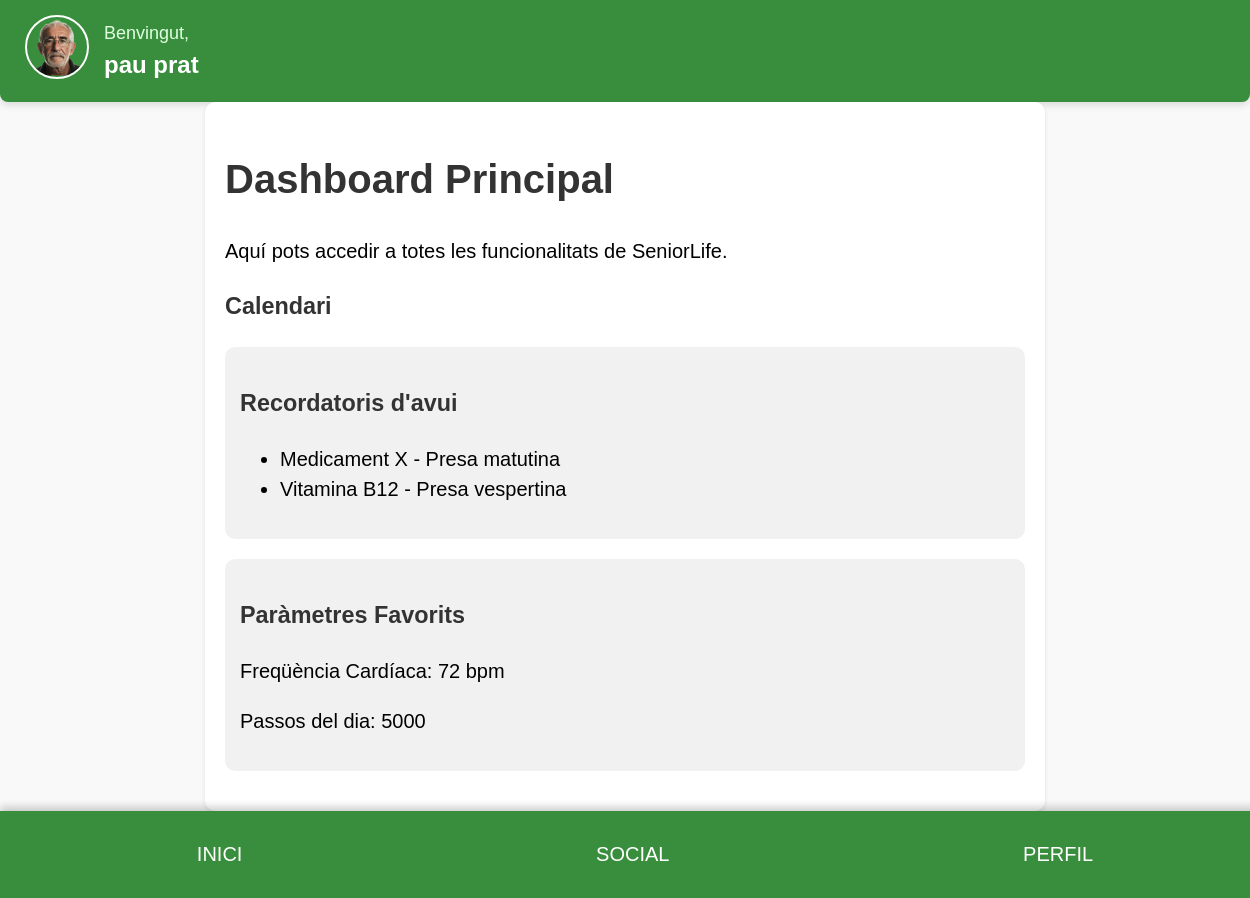
The app's page /dashboard (signed in), older data.
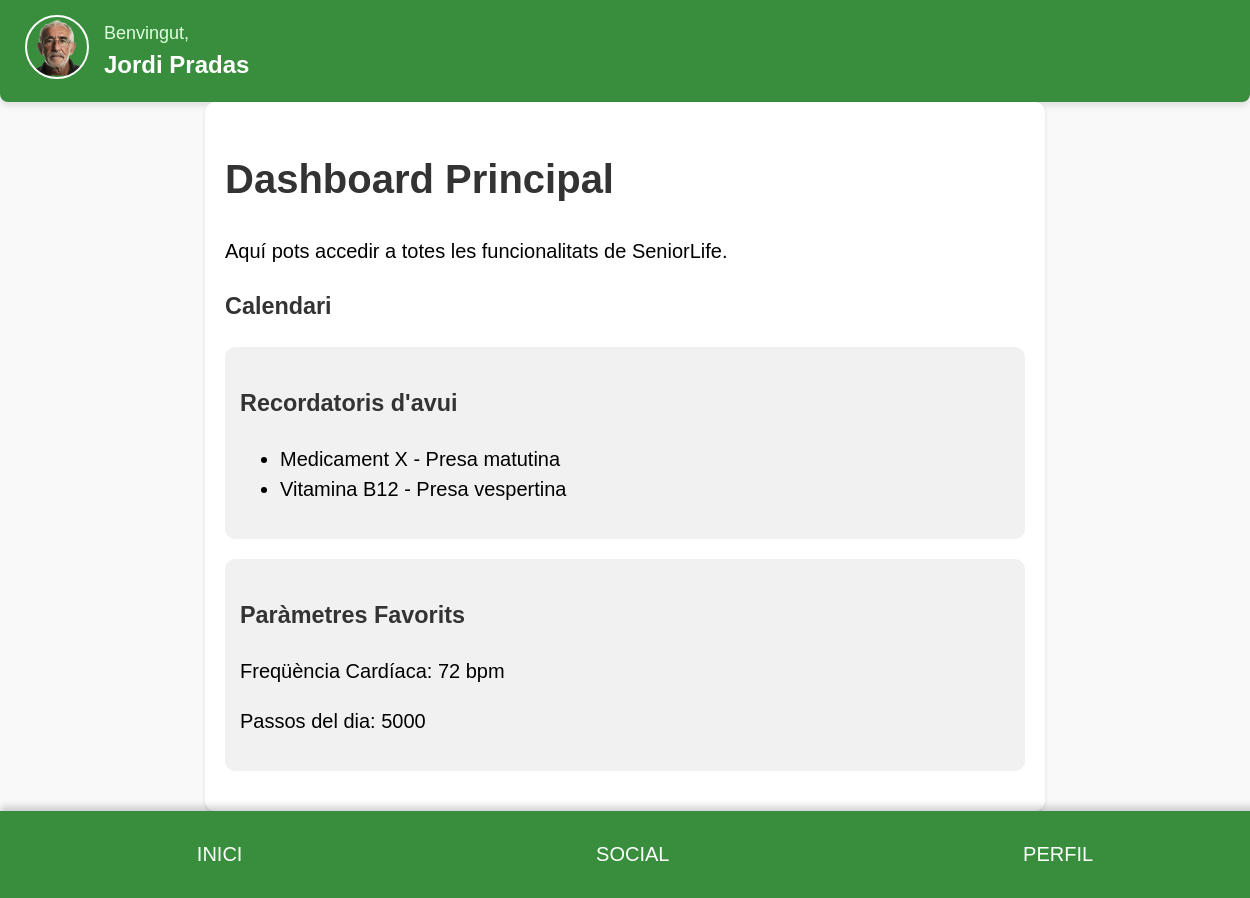
The same page, newer data.
### tables this page shows
CREATE TABLE usuarios (
        id INTEGER PRIMARY KEY AUTOINCREMENT,
        tipo TEXT, -- paciente, familiar, profesional
        nombre TEXT,
        apellidos TEXT,
        email TEXT UNIQUE,
        password TEXT,
        dni TEXT UNIQUE,
        telefono TEXT,
        direccion TEXT,
        sexo TEXT,
        fecha_nacimiento TEXT,
        foto_perfil TEXT
    );

### backend.py (the view)
@app.route('/dashboard')
def dashboard():
    if 'user_id' not in session:
        flash('Por favor, inicia sesión primero.', 'error')
        return redirect(url_for('login'))
    user_id = session['user_id']
    conn = sqlite3.connect('database/data.sqlite')
    cursor = conn.cursor()
    cursor.execute("SELECT * FROM usuarios WHERE id = ?", (user_id,))
    user_data = cursor.fetchone()
    user_type = user_data[1]  # Columna 'tipo' en usuarios (índice 1)
    if user_type == 'profesional':
        cursor.execute("SELECT rol FROM profesionales WHERE usuario_id = ?", (user_id,))
        professional_data = cursor.fetchone()
        if not professional_data:
            flash('No se encontraron datos específicos del profesional.', 'error')
            return redirect(url_for('login'))
        professional_role = professional_data[0]  # Columna 'rol' (índice 0)
        if professional_role == 'metge':
            return render_template('dash_doct.html', user_data=user_data)
        elif professional_role == 'infermer':
            return render_template('perfil_enfermero.html', user_data=user_data)
        else:
            flash('Rol profesional desconocido.', 'error')
            return redirect(url_for('login'))
    elif user_type == 'familiar':
        return render_template('dash_fam.html',user_data=user_data)
    elif user_type == 'paciente':
        return render_template('dashboard.html',user_data=user_data)
    else:
        flash('Error al determinar el tipo de usuario.', 'error')
        return redirect(url_for('login'))

### templates/dashboard.html (shortened to what this page needs)
<!DOCTYPE html>
<html lang="en">
<head>
    <link rel="stylesheet" href="https://cdnjs.cloudflare.com/ajax/libs/fullcalendar/6.1.8/fullcalendar.min.css">
<body>
    <div class="header">
        <div class="header-content">
            <div class="header-avatar">
                <img src="/static/perfil.png" alt="Usuario">
            </div>
            <div class="header-text">
                <span class="welcome-text">Benvingut,</span>
                <span class="user-name">{{ user_data[2] }} {{ user_data[3] }}</span>
            </div>
        </div>
    </div>
    <div id="main-section" class="container section">
        <h1>Dashboard Principal</h1>
        <p>Aquí pots accedir a totes les funcionalitats de SeniorLife.</p>
        <div class="calendar">
            <h3>Calendari</h3>
        </div>
        <div class="reminders">
            <h3>Recordatoris d'avui</h3>
            <ul>
                <li>Medicament X - Presa matutina</li>
                <li>Vitamina B12 - Presa vespertina</li>
            </ul>
        </div>
        <div class="favorites">
            <h3>Paràmetres Favorits</h3>
            <p>Freqüència Cardíaca: 72 bpm</p>
            <p>Passos del dia: 5000</p>
        </div>
    </div>
    <div class="footer">
        <button onclick="showSection('main-section')">INICI</button>
        <button onclick="showSection('social-section')">SOCIAL</button>
        <button onclick="showSection('explore-section')">PERFIL</button>
    </div>
</body>
</html>

### templates/dashboard.html (style rules this page uses)
body { font-size: 20px; line-height: 1.5; }
body { font-family: Arial, sans-serif; margin: 0; padding: 0; background-color: #f9f9f9; }
.header { display: flex; justify-content: space-between; align-items: center; background-color: #388E3C; padding: 10px 20px; color: white; box-shadow: 0 4px 6px rgba(0, 0, 0, 0.1); }
.header img { height: 50px; border-radius: 50%; }
.container { padding: 20px; margin: auto; max-width: 800px; background: white; border-radius: 10px; box-shadow: 0 2px 4px rgba(0, 0, 0, 0.1); }
h1, h2, h3 { color: #333; }
.footer { position: relative; bottom: 0; left: 0; width: 100%; background-color: #388E3C; display: flex; justify-content: space-around; padding: 20px; box-shadow: 0 -4px 8px rgba(0, 0, 0, 0.2); font-size: 22px; color: white; font-weight: bold; }
.footer button { background: none; border: none; color: white; font-size: 20px; cursor: pointer; margin: 0 15px; padding: 12px 20px; border-radius: 8px; transition: background-color 0.3s ease; }
.calendar { margin: 20px 0; }
.reminders, .favorites { margin: 20px 0; background-color: #f1f1f1; padding: 15px; border-radius: 10px; }
.header { display: flex; justify-content: center; align-items: center; background-color: #388E3C; padding: 15px 20px; color: white; box-shadow: 0 4px 6px rgba(0, 0, 0, 0.1); border-radius: 0 0 8px 8px; }
.header-content { display: flex; align-items: center; max-width: 1200px; width: 100%; }
.header-avatar img { width: 60px; height: 60px; border-radius: 50%; border: 2px solid white; margin-right: 15px; }
.header-text { display: flex; flex-direction: column; }
.welcome-text { font-size: 18px; font-weight: 400; color: #e0ffe0; }
.user-name { font-size: 24px; font-weight: bold; color: white; }

Row changes from the older to the newer data that the page shows:
changed usuarios: nombre "pau" → "Jordi"; apellidos "prat" → "Pradas"
